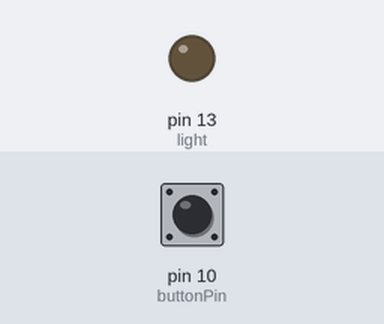
The sketch below on a simulated Arduino Uno, built with avr-gcc and run on an emulated ATmega328P. Parts: output pins drawn as LEDs (lit = HIGH). The inputs (shaded band) are chosen by the test bench; at power-on: pin 10 (buttonPin) LOW. What the sketch prints to the serial monitor is not drawn.

Above: at 1.2 s.
1.3 s: pin 10 (buttonPin) pulled HIGH for 0.15 s
At 1.37 s:
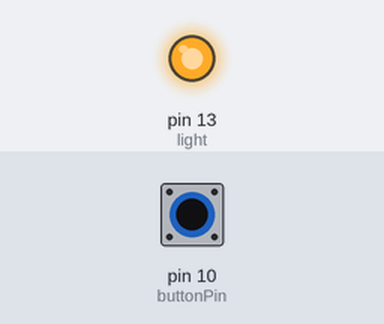
2.9 s: pin 10 (buttonPin) pulled HIGH for 3.2 s
At 7.2 s:
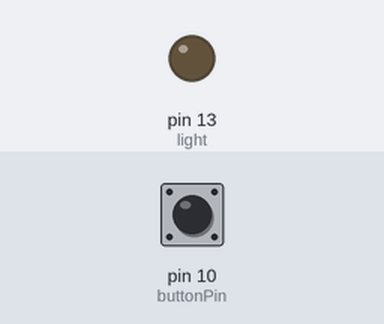
Timing chart, 0 to 8.7 s (numbered marks = the images above; inputs shaded):
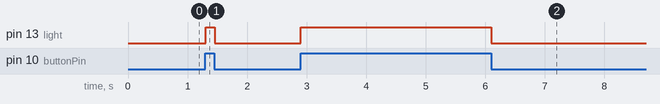

Measured:
- after the input at 1.3 s, pin 13 (light): LOW → HIGH at once, → LOW 0.15 s later
- after the input at 2.9 s, pin 13 (light): LOW → HIGH at once, → LOW 3.2 s later

The sketch:

TestPushButton.ino
```cpp
#define light 13
#define buttonPin 10

int alarmState = 0;

void setup() {
  // put your setup code here, to run once:
  Serial.begin(9600);
  pinMode(buttonPin, INPUT);
  pinMode(light, OUTPUT);
}

void loop() {
  checkAlarm();
  if (alarmState == HIGH) {
    digitalWrite (light, HIGH);
  }
  else {
    digitalWrite (light, LOW);
  }
}

void checkAlarm () {
  //Checks if the alarm is activated or not
  alarmState = digitalRead(buttonPin);
  Serial.println (alarmState);
  if (buttonPin == HIGH) {
    alarmState == HIGH;
    delay(1);
  }
  else {
    alarmState == LOW;
    delay(1);
  }
}
```
